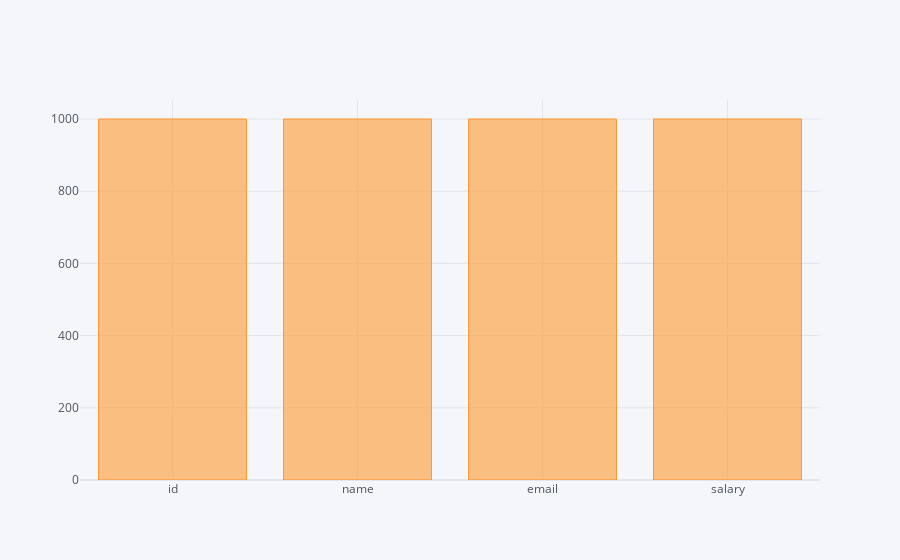

The code cell stored with this chart in its notebook:
### Code cell
df.count().iplot(kind='bar')

### Figure 1 — Plotly figure (JSON) as saved in the notebook; plotly's stock layout.template omitted (floating-point values rounded to 4 significant figures)
{"data": [{"marker": {"color": "rgba(255, 153, 51, 0.6)", "line": {"color": "rgba(255, 153, 51, 1.0)", "width": 1}}, "name": "None", "orientation": "v", "text": "", "type": "bar", "x": ["id", "name", "email", "salary"], "y": [1000, 1000, 1000, 1000]}], "layout": {"legend": {"bgcolor": "#F5F6F9", "font": {"color": "#4D5663"}}, "paper_bgcolor": "#F5F6F9", "plot_bgcolor": "#F5F6F9", "title": {"font": {"color": "#4D5663"}}, "xaxis": {"gridcolor": "#E1E5ED", "showgrid": true, "tickfont": {"color": "#4D5663"}, "title": {"font": {"color": "#4D5663"}, "text": ""}, "zerolinecolor": "#E1E5ED"}, "yaxis": {"gridcolor": "#E1E5ED", "showgrid": true, "tickfont": {"color": "#4D5663"}, "title": {"font": {"color": "#4D5663"}, "text": ""}, "zerolinecolor": "#E1E5ED"}}}
